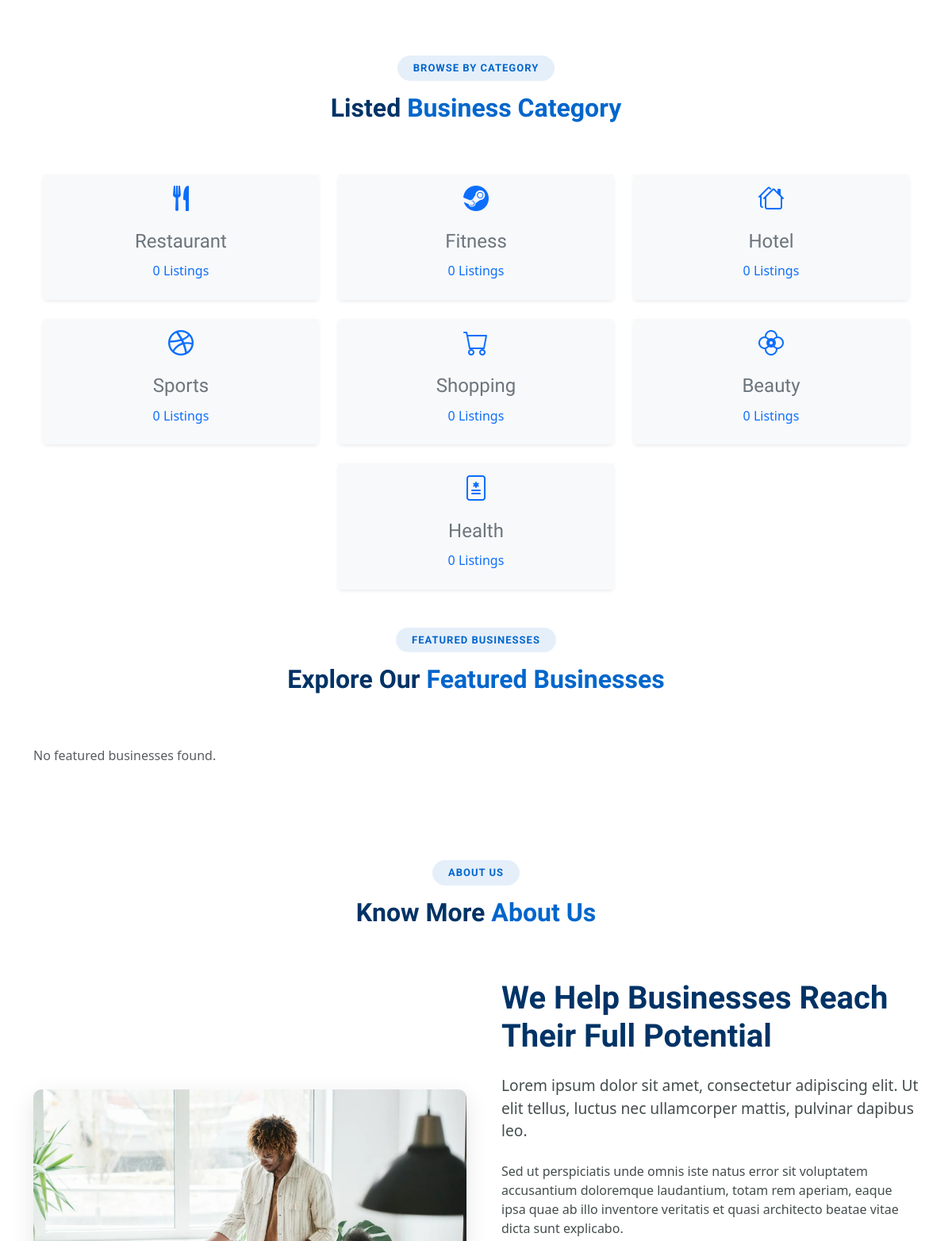
The app's page /bizDir/home/ (middle part), older data.
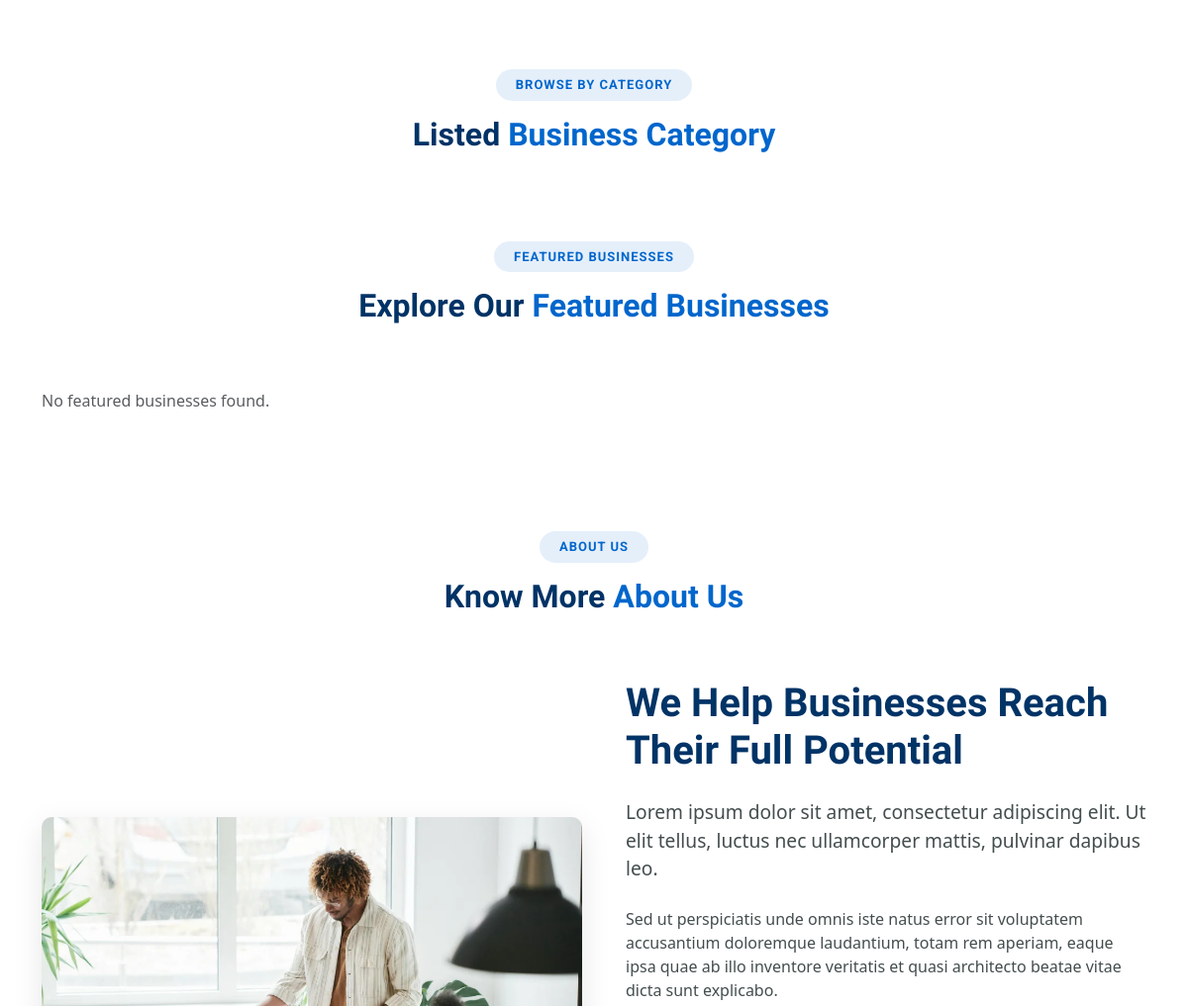
The same page, newer data.
### bizDir/models.py (models this page shows, shortened)
class BusinessCategory(models.Model):
    name = models.CharField(max_length=100)
    icon = models.CharField(max_length=50, blank=True)  # For frontend display

### bizDir/views.py (the view)
# urls.py: path('home/', homepage, name='homepage'),
def homepage(request: HttpRequest):
    query = request.GET.get("q", "")
    category_id = request.GET.get("category")
    businesses = Business.objects.filter(featured=True, is_active=True).select_related("owner").prefetch_related("categories")
    if not businesses.exists():
        businesses = Business.objects.filter(is_active=True).select_related("owner").prefetch_related("categories")
    if query:
        businesses = businesses.filter(
            Q(name__icontains=query) | Q(description__icontains=query)
        )
    if category_id:
        businesses = businesses.filter(categories__id=category_id)
    categories = BusinessCategory.objects.annotate(
        business_count = Count("businesses", filter=Q(businesses__is_active=True))
    )
    context = {
        "businesses": businesses,
        "query": query,
        "categories": categories,
    }
    return render(request, "user/index.html", context)

### bizDir/templates/user/index.html (shortened to what this page needs)
{% extends "base.html" %}
{% load static %}
{% block content %}
<div class="container py-4">
  <div class="container my-5">
      <div class="container section-title" data-aos="fade-up">
        <h2>Browse by Category</h2>
        <div><span>Listed</span> <span class="description-title">Business Category</span></div>
      </div>
    <div class="row row-cols-1 row-cols-sm-2 row-cols-md-3 g-4 justify-content-center">
      {% for category in categories %}
      <div class="col">
        <div class="card text-center shadow-sm h-100">
          <a href="{% url 'search' %}?category={{ category.id }}" style="text-decoration: none;">
          <div class="card-body category-tag">
              <div class="mb-3 text-primary">
                <i class="{{ category.icon }} category-icon"></i>
              </div>
              <h5 class="category-name">{{ category.name }}</h5>
              <p class="category-count">{{ category.business_count }} Listings</p>
          </div>
          </a>
        </div>
      </div>
      {% endfor %}
    </div>
  </div>
      <div class="container section-title" data-aos="fade-up">
        <h2>Featured Businesses</h2>
        <div><span>Explore Our</span> <span class="description-title">Featured Businesses</span></div>
      </div>
    {% if businesses %}
      <div class="row row-cols-1 row-cols-md-3 g-4">
        {% for business in businesses %}
          <div class="col">
            <div class="card h-100 shadow-sm border-0">
              {% if business.logo %}
                <img src="{{ business.logo.url }}" class="card-img-top" alt="{{ business.name }}" style="max-height: 180px; object-fit: cover;">
              {% else %}
                <img src="{% static 'img/default-logo1.png' %}" class="card-img-top" alt="Default Logo" style="max-height: 180px; object-fit: cover;">
              {% endif %}
              <div class="card-body">
                <h5 class="card-title">{{ business.name }}</h5>
                <p class="card-text text-muted small">{{ business.description|truncatewords:15 }}</p>
                <a href="{% url 'business_detail' business.slug %}" class="btn btn-sm btn-outline-primary mt-2">
                  <i class="bi bi-eye"></i> View Details
                </a>
              </div>
            </div>
          </div>
        {% endfor %}
      </div>
    {% else %}
      <p class="text-muted">No featured businesses found.</p>
    {% endif %}
  </div>
    <section id="about" class="about section">
      <div class="container section-title" data-aos="fade-up">
        <h2>About Us</h2>
        <div><span>Know More</span> <span class="description-title">About Us</span></div>
      </div>
      <div class="container" data-aos="fade-up" data-aos-delay="100">
        <div class="row align-items-center">
          <div class="col-lg-6" data-aos="zoom-out" data-aos-delay="200">
            <div class="about-image">
              <img src="{% static 'assets/img/about/about-square-12.webp' %}" alt="About Our Consulting Firm" class="img-fluid main-image">
            </div>
          </div>
          <div class="col-lg-6" data-aos="fade-up" data-aos-delay="300">
            <div class="about-content">
              <h2>We Help Businesses Reach Their Full Potential</h2>
              <p class="lead">Lorem ipsum dolor sit amet, consectetur adipiscing elit. Ut elit tellus, luctus nec ullamcorper mattis, pulvinar dapibus leo.</p>
              <p>Sed ut perspiciatis unde omnis iste natus error sit voluptatem accusantium doloremque laudantium, totam rem aperiam, eaque ipsa quae ab illo inventore veritatis et quasi architecto beatae vitae dicta sunt explicabo.</p>
            </div>
          </div>
        </div>
      </div>
    </section>
{% endblock %}

Row changes from the older to the newer data that the page shows:
removed BusinessCategory: name "Restaurant", business_count "0"
removed BusinessCategory: name "Fitness", business_count "0"
removed BusinessCategory: name "Hotel", business_count "0"
removed BusinessCategory: name "Sports", business_count "0"
removed BusinessCategory: name "Shopping", business_count "0"
removed BusinessCategory: name "Beauty", business_count "0"
removed BusinessCategory: name "Health", business_count "0"
